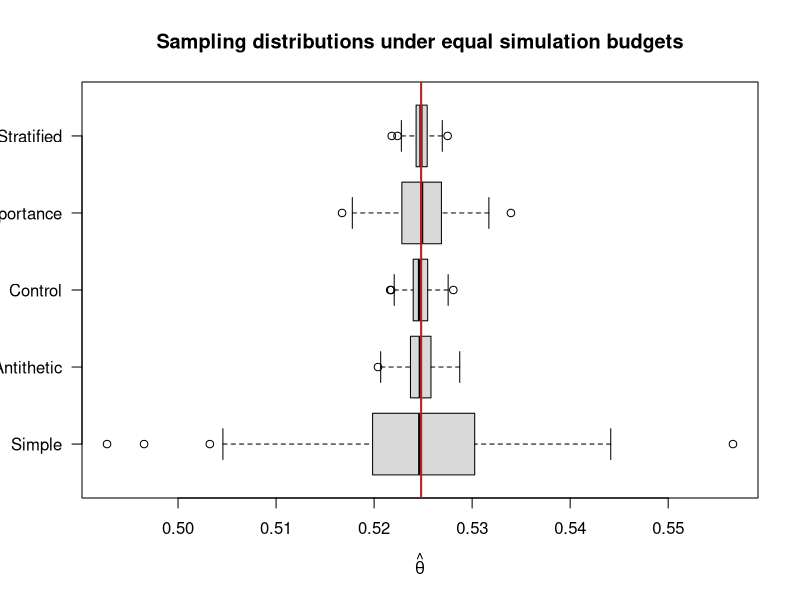

Here is the R script that generated this plot:
## ---- chunk 1
#| label: setup
set.seed(2026)
options(digits = 5)
## ---- chunk 2
g <- function(x) {
  exp(-x) / (1 + x^2)
}

reference_value <- integrate(g, lower = 0, upper = 1)$value
reference_value
## ---- chunk 3
simple_mc <- function(m) {
  mean(g(runif(m)))
}

simple_mc(1000)
## ---- chunk 4
u <- runif(1000)
c(
  estimate = mean(g(u)),
  monte_carlo_se = sd(g(u)) / sqrt(length(u))
)
## ---- chunk 5
antithetic_mc <- function(m) {
  stopifnot(m %% 2 == 0)
  u <- runif(m / 2)
  mean(c(g(u), g(1 - u)))
}

antithetic_mc(1000)
## ---- chunk 6
control_variate_mc <- function(m) {
  u <- runif(m)
  values <- g(u)
  coefficient <- -cov(values, u) / var(u)

  mean(values) + coefficient * (mean(u) - 0.5)
}

control_variate_mc(1000)
## ---- chunk 7
importance_mc <- function(m) {
  u <- runif(m)
  x <- -log(1 - u * (1 - exp(-1)))
  importance_density <- exp(-x) / (1 - exp(-1))

  mean(g(x) / importance_density)
}

importance_mc(1000)
## ---- chunk 8
stratified_mc <- function(m, strata = 10) {
  stopifnot(m %% strata == 0)
  observations_per_stratum <- m / strata
  stratum_estimates <- numeric(strata)

  for (j in seq_len(strata)) {
    lower <- (j - 1) / strata
    upper <- j / strata
    x <- runif(observations_per_stratum, lower, upper)
    stratum_estimates[j] <- mean(g(x))
  }

  mean(stratum_estimates)
}

stratified_mc(1000)
## ---- chunk 9
replications <- 500
simulation_budget <- 1000

estimates <- data.frame(
  Simple = replicate(replications, simple_mc(simulation_budget)),
  Antithetic = replicate(
    replications,
    antithetic_mc(simulation_budget)
  ),
  Control = replicate(
    replications,
    control_variate_mc(simulation_budget)
  ),
  Importance = replicate(
    replications,
    importance_mc(simulation_budget)
  ),
  Stratified = replicate(
    replications,
    stratified_mc(simulation_budget, strata = 10)
  )
)

method_variances <- sapply(estimates, var)

comparison <- data.frame(
  Method = names(estimates),
  Mean = sapply(estimates, mean),
  Bias = sapply(estimates, mean) - reference_value,
  Standard_Deviation = sapply(estimates, sd),
  RMSE = sapply(
    estimates,
    function(x) sqrt(mean((x - reference_value)^2))
  ),
  Relative_Efficiency = method_variances["Simple"] / method_variances
)

comparison[order(comparison$RMSE), ]
## ---- chunk 10
boxplot(
  estimates,
  horizontal = TRUE,
  las = 1,
  col = "grey85",
  xlab = expression(hat(theta)),
  main = "Sampling distributions under equal simulation budgets"
)
abline(v = reference_value, col = "firebrick", lwd = 2)
